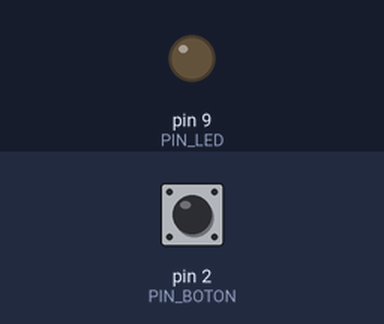
Bench run of a sketch on a simulated Arduino Uno, built with avr-gcc and run on an emulated ATmega328P. On the bench: output pins drawn as LEDs (lit = HIGH). The inputs (shaded band) are chosen by the test bench; at power-on: pin 2 (PIN_BOTON) HIGH.

Above: at 1.2 s.
1.3 s: pin 2 (PIN_BOTON) pulled LOW for 0.15 s
At 1.37 s:
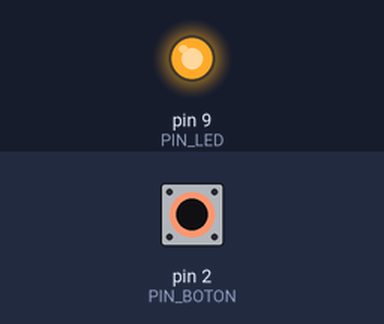
2.9 s: pin 2 (PIN_BOTON) pulled LOW for 3.2 s
At 6.9 s:
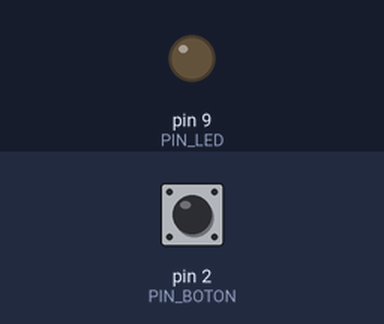
Timing chart, 0 to 8.4 s (numbered marks = the images above; inputs shaded):
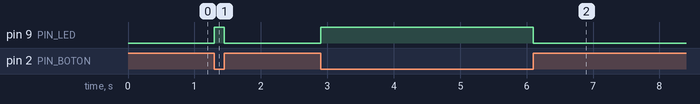

Measured:
- after the input at 1.3 s, pin 9 (PIN_LED): LOW → HIGH at once, → LOW 0.15 s later
- after the input at 2.9 s, pin 9 (PIN_LED): LOW → HIGH at once, → LOW 3.2 s later

The sketch:

U1-E02-led-pulsador.ino
```cpp
/* ============================================================
   Unidad 1 - Arduino Uno R3
   EJERCICIO U1-E02 - LED comandado por pulsador    Nivel: basico
   ------------------------------------------------------------
   Se practica: entradas digitales y resistencia de polarizacion
                interna (INPUT_PULLUP).
   Materiales:  1 pulsador, 1 LED, 1 resistencia de 220 ohm.
   Montaje:     pulsador entre el pin 2 y GND (sin resistencia
                externa: se usa la interna de la placa).
                LED -> resistencia -> pin 9;  catodo a GND.
   ------------------------------------------------------------
   IMPORTANTE: con INPUT_PULLUP la logica se invierte.
   Pulsador SUELTO   -> el pin lee HIGH  (5 V por la interna)
   Pulsador PRESIONADO -> el pin lee LOW (queda unido a GND)
   ------------------------------------------------------------
   Autor: Francisco J. Agurto
   ============================================================ */

const byte PIN_BOTON = 2;
const byte PIN_LED   = 9;

void setup() {
  pinMode(PIN_BOTON, INPUT_PULLUP);   // sin esto la entrada queda "flotante"
  pinMode(PIN_LED,   OUTPUT);
}

void loop() {
  bool presionado = (digitalRead(PIN_BOTON) == LOW);
  digitalWrite(PIN_LED, presionado ? HIGH : LOW);
}

/* ------------------------------------------------------------
   VARIACION: encendido conmutado con antirrebote
   El LED cambia de estado en cada pulsacion y se mantiene.
   Reemplace loop() por el siguiente codigo:

   bool estadoLed = false;
   bool anterior  = HIGH;
   unsigned long ultimoCambio = 0;
   const unsigned long REBOTE = 40;   // milisegundos

   void loop() {
     bool lectura = digitalRead(PIN_BOTON);
     if (lectura != anterior && millis() - ultimoCambio > REBOTE) {
       ultimoCambio = millis();
       if (lectura == LOW) {                 // flanco de bajada
         estadoLed = !estadoLed;
         digitalWrite(PIN_LED, estadoLed);
       }
       anterior = lectura;
     }
   }
   ------------------------------------------------------------ */
```
